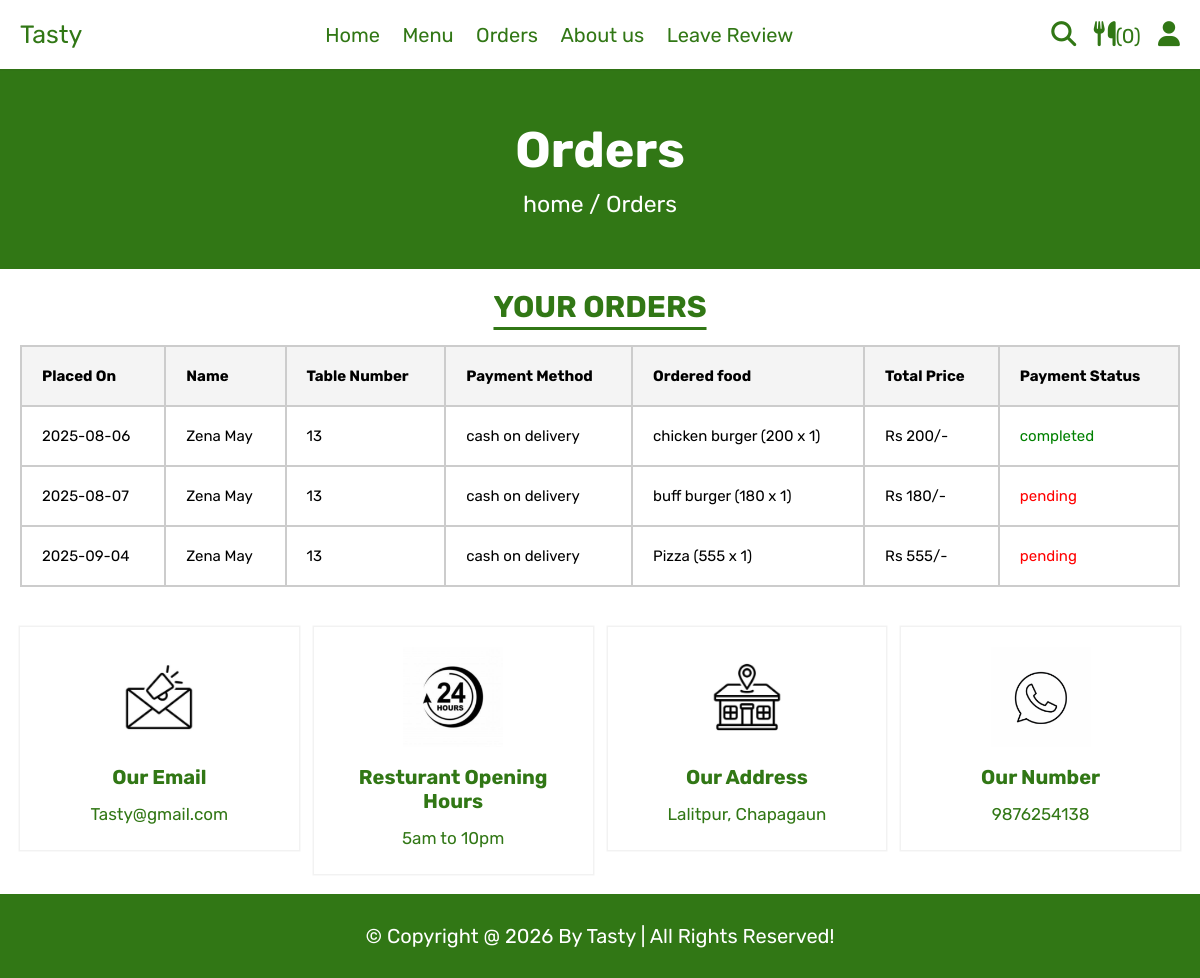
Page /orders.php (signed in) on the committed database.
### tables this page shows
CREATE TABLE `orders` (
  `id` int(100) NOT NULL,
  `user_id` int(100) NOT NULL,
  `name` varchar(20) NOT NULL,
  `number` varchar(10) NOT NULL,
  `email` varchar(50) NOT NULL,
  `method` varchar(50) NOT NULL,
  `product_name` varchar(500) NOT NULL,
  `total_products` varchar(1000) NOT NULL,
  `total_price` int(100) NOT NULL,
  `placed_on` date NOT NULL DEFAULT current_timestamp(),
  `payment_status` varchar(20) NOT NULL DEFAULT 'pending'
);

CREATE TABLE `table_number` (
  `id` int(11) NOT NULL,
  `number` int(11) NOT NULL,
  `user_id` int(11) NOT NULL
);

### orders.php (the view, shortened to what this page needs)
<?php
include 'components/connect.php';
if (isset($_SESSION['user_id'])) {
   $user_id = $_SESSION['user_id'];
} else {
   $user_id = '';
   header('location:home.php');
};
?>
<!DOCTYPE html>
<html lang="en">
<head>
   <link rel="stylesheet" href="https://cdnjs.cloudflare.com/ajax/libs/font-awesome/6.1.1/css/all.min.css">
   <link rel="stylesheet" href="css/stylerg.css">
</head>
<body>
   <?php include 'components/user_header.php'; ?>
   <div class="heading">
      <h3>Orders</h3>
      <p><a href="html.php">home</a> <span> / Orders</span></p>
   </div>
   <section class="orders">
      <h1 class="title">your orders</h1>
      <div class="table-container">
         <?php
         if ($user_id == '') {
            echo '<p class="empty">please login to see your orders</p>';
         } else {
            $select_orders = $conn->prepare("SELECT o.*, t.number AS table_number
                                 FROM orders o
                                 LEFT JOIN table_number t ON o.user_id = t.user_id
                                 WHERE o.user_id = ?");
            $select_orders->execute([$user_id]);
            if ($select_orders->rowCount() > 0) {
               echo '<table border="1" cellpadding="10" cellspacing="0" class="orders-table">';
               echo '<thead>
        <tr>
            <th>Placed On</th>
            <th>Name</th>
            <th>Table Number</th>
            <th>Payment Method</th>
            <th>Ordered food</th>
            <th>Total Price</th>
            <th>Payment Status</th>
        </tr>
    </thead>';
               echo '<tbody>';
               while ($fetch_orders = $select_orders->fetch(PDO::FETCH_ASSOC)) {
                  echo '<tr>
            <td>' . $fetch_orders['placed_on'] . '</td>
            <td>' . $fetch_orders['name'] . '</td>
            <td>' . $fetch_orders['table_number'] . '</td>
            <td>' . $fetch_orders['method'] . '</td>
            <td>' . $fetch_orders['total_products'] . '</td>
            <td>Rs ' . $fetch_orders['total_price'] . '/-</td>
            <td style="color:' . ($fetch_orders['payment_status'] == 'pending' ? 'red' : 'green') . '">' . $fetch_orders['payment_status'] . '</td>
        </tr>';
               }
               echo '</tbody></table>';
            } else {
               echo '<p class="empty">no orders placed yet!</p>';
            }
         }
         ?>
      </div>
   </section>
   <?php include 'components/footer.php'; ?>
</body>
</html>

### components/user_header.php (shortened to what this page needs)
<header class="header">
   <section class="flex">
      <a href="home.php" class="logo">Tasty</a>
      <nav class="navbar">
         <a href="home.php">Home</a>
         <a href="products.php">Menu</a>
         <a href="orders.php">Orders</a>
         <a href="about.php">About us</a>
         <a href="contact.php">Leave Review</a>
      </nav>
      <div class="icons">
         <?php
         $count_cart_items = $conn->prepare("SELECT * FROM `cart` WHERE user_id = ?");
         $count_cart_items->execute([$user_id]);
         $total_cart_items = $count_cart_items->rowCount();
         ?>
         <a href="search.php"><i class="fas fa-search"></i></a>
         <a href="cart.php"><i class="fas fa-utensils"></i><span>(<?= $total_cart_items; ?>)</span></a>
         <div id="user-btn" class="fas fa-user"></div>
      </div>
   </section>
</header>

### components/footer.php
<footer class="footer">
   <section class="grid">
      <div class="box">
         <img src="images/mail.jpg" alt="">
         <h3>Our email</h3>
         <a href="mailto:Tasty@gmail.com">Tasty@gmail.com</a>
      </div>
      <div class="box">
         <img src="images/time.jpg" alt="">
         <h3>Resturant Opening hours</h3>
         <p>5am to 10pm</p>
      </div>
      <div class="box">
         <img src="images/location.jpg" alt="">
         <h3>Our address</h3>
         <a href="#">Lalitpur, Chapagaun</a>
      </div>
      <div class="box">
         <img src="images/call.jpg" alt="">
         <h3>Our number</h3>
         <a href="tel:999999999">9876254138</a>
      </div>
   </section>
   <div class="credit">&copy; copyright @ <?= date('Y'); ?> by <span>Tasty</span> | all rights reserved!</div>
</footer>

### css/stylerg.css (style rules this page uses)
:root { --yellow: #ffffff; --red: #317715; --white: #fff; --black: #317715; --light-color: #317715; --border: 0.2rem solid var(--black); }
* { font-family: "Rubik", sans-serif; margin: 0; padding: 0; box-sizing: border-box; outline: none; border: none; text-decoration: none; }
html { font-size: 62.5%; overflow-x: hidden; scroll-behavior: smooth; stop-opacity: 7rem; }
section { margin: 0 auto; max-width: 1200px; padding: 2rem; }
.title { text-align: center; margin-bottom: 1.5rem; font-size: 3rem; color: var(--black); text-transform: uppercase; text-decoration: underline; text-underline-offset: 1rem; }
.heading { display: flex; align-items: center; justify-content: center; gap: 1rem; flex-flow: column; background-color: var(--black); min-height: 20rem; }
.heading h3 { font-size: 5rem; color: var(--white); text-transform: capitalize; }
.heading p { font-size: 2.3rem; color: var(--white); }
.heading p a { color: var(--yellow); }
.header { position: sticky; top: 0; left: 0; right: 0; z-index: 1000; background-color: var(--white); box-shadow: rgba(0, 0, 0, 0.05) 0px 0px 0px 1.5px; }
.header .flex { display: flex; align-items: center; justify-content: space-between; position: relative; }
.header .flex .logo { font-size: 2.5rem; color: var(--black); }
.header .flex .navbar a { font-size: 2rem; color: var(--black); margin: 0 1rem; }
.header .flex .icons > * { margin-left: 1.5rem; font-size: 2.5rem; color: var(--black); cursor: pointer; }
.header .flex .icons span { font-size: 2rem; }
.orders-table { width: 100%; border-collapse: collapse; margin-top: 20px; font-size: 18px; }
.orders-table th, .orders-table td { padding: 20px; text-align: left; font-size: 1.5rem; border: 2px solid #ccc; }
.orders-table th { background-color: #f4f4f4; font-weight: bold; }
.footer .grid { display: grid; grid-template-columns: repeat(auto-fit, minmax(27rem, 1fr)); gap: 1.5rem; align-items: flex-start; }
.footer .grid .box { box-shadow: rgba(0, 0, 0, 0.05) 0px 0px 0px 1.5px; padding: 2rem; text-align: center; }
.footer .grid .box img { height: 10rem; width: 100%; object-fit: contain; margin-bottom: 0.5rem; }
.footer .grid .box h3 { margin: 1rem 0; font-size: 2rem; color: var(--black); text-transform: capitalize; }
.footer .grid .box p, .footer .grid .box a { display: block; font-size: 1.7rem; color: var(--light-color); line-height: 1.8; }
.credit { padding: 3rem 2rem; text-align: center; background-color: var(--black); color: var(--white); font-size: 2rem; text-transform: capitalize; }
.credit span { color: var(--yellow); }

### rows in the picture
orders: placed_on "2025-08-06", name "Zena May", table_number.number "13", method "cash on delivery", total_products "chicken burger (200 x 1)", total_price "200", payment_status "completed"
orders: placed_on "2025-08-07", name "Zena May", table_number.number "13", method "cash on delivery", total_products "buff burger (180 x 1)", total_price "180", payment_status "pending"
orders: placed_on "2025-09-04", name "Zena May", table_number.number "13", method "cash on delivery", total_products "Pizza (555 x 1)", total_price "555", payment_status "pending"

### other values in the picture
$total_cart_items "0"
